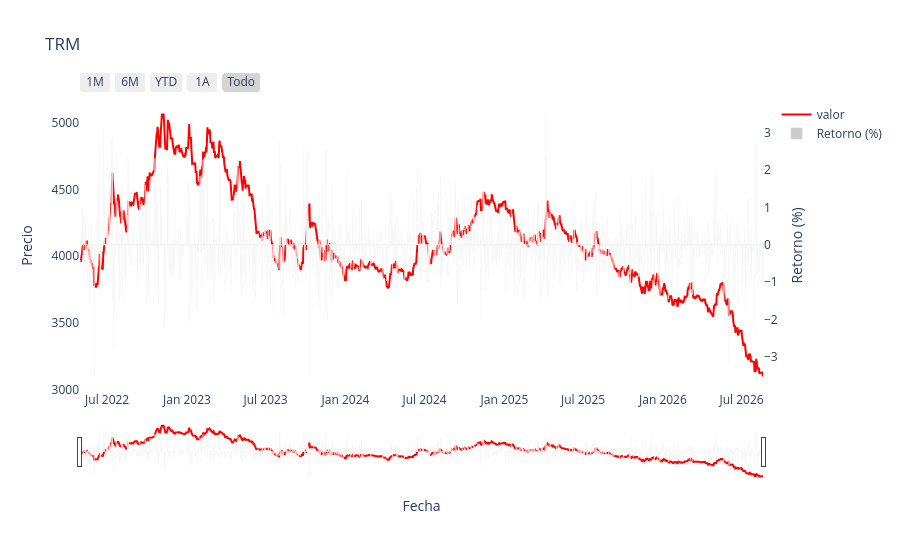

Notebook code for this chart:
### Code cell
plotly_oneplot_prueba(data = fullTRM, x_col="fecha", y_col="valor", plot_title="TRM", color_in="red")

### Figure 1 — Plotly figure (JSON) as saved in the notebook; plotly's stock layout.template omitted (floating-point values rounded to 4 significant figures; data arrays with more than 128 entries replaced by an {"elided": "..."} marker saying what was removed)
{"data": [{"line": {"color": "red", "dash": "solid"}, "mode": "lines", "name": "valor", "type": "scatter", "x": {"elided": "1573 str values"}, "y": {"elided": "1573 float values"}}, {"marker": {"color": "rgba(128, 128, 128, 0.4)"}, "name": "Retorno (%)", "type": "bar", "x": {"elided": "1573 str values"}, "y": {"elided": "1573 float values"}, "yaxis": "y2"}], "layout": {"hovermode": "x unified", "title": {"text": "TRM"}, "xaxis": {"rangeselector": {"buttons": [{"count": 1, "label": "1M", "step": "month", "stepmode": "backward"}, {"count": 6, "label": "6M", "step": "month", "stepmode": "backward"}, {"count": 1, "label": "YTD", "step": "year", "stepmode": "todate"}, {"count": 1, "label": "1A", "step": "year", "stepmode": "backward"}, {"label": "Todo", "step": "all"}]}, "rangeslider": {"visible": true}, "title": {"text": "Fecha"}, "type": "date"}, "yaxis": {"autorange": true, "fixedrange": false, "showgrid": false, "title": {"text": "Precio"}}, "yaxis2": {"autorange": true, "fixedrange": false, "overlaying": "y", "showgrid": false, "side": "right", "title": {"text": "Retorno (%)"}, "zeroline": true}}}
